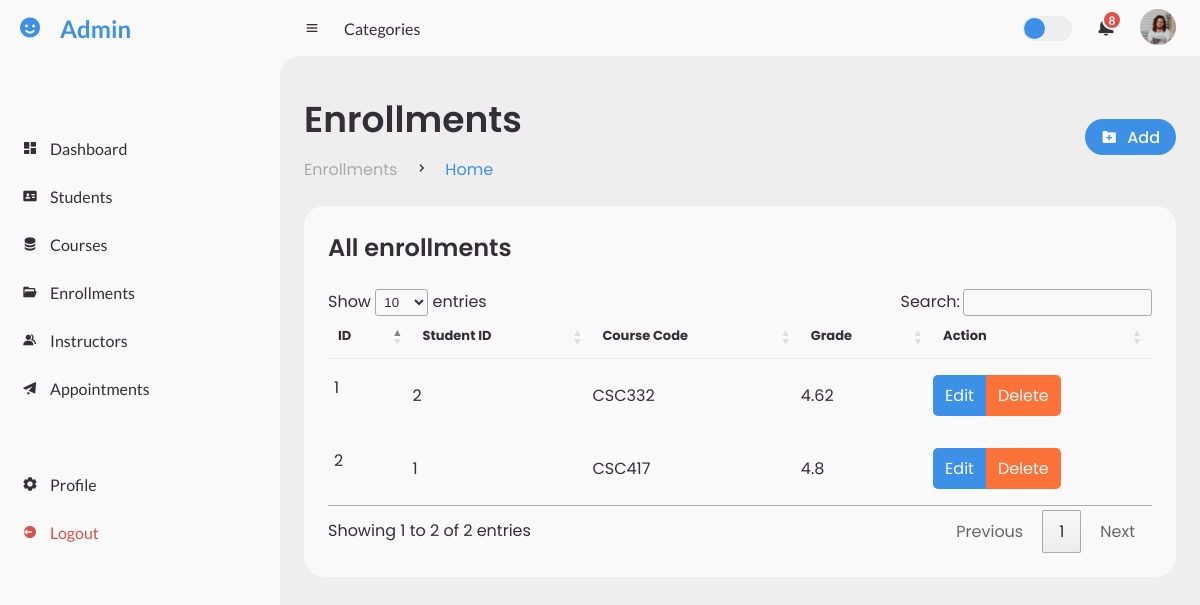
Page /view/enrollments/index.php (signed in) on the committed database.
### tables this page shows
CREATE TABLE `enrollments` (
  `id` int(11) NOT NULL,
  `student_id` int(11) NOT NULL,
  `course_id` int(11) NOT NULL,
  `grade` float NOT NULL
);

CREATE TABLE `courses` (
  `id` int(11) NOT NULL,
  `code` varchar(6) NOT NULL,
  `name` varchar(100) NOT NULL,
  `credit_hours` int(11) NOT NULL
);

### app/database.php (called while the page is built, shortened)
<?php
class Database {
	private $host;
	private $db_name;
	private $username;
	private $password;
	public $conn;
	public function __construct()
	{
		try {
			$this->conn = new PDO("mysql:host=$this->host;dbname=$this->db_name", $this->username, $this->password);
			$this->conn->setAttribute(PDO::ATTR_ERRMODE, PDO::ERRMODE_EXCEPTION);
		} catch (PDOException $e) {
			echo "Connection Error: " . $e->getMessage();
		}
	}
	private function set_variables(): void
	{
		$this->host = $_ENV['DB_HOST'];
		$this->db_name = $_ENV['DB_NAME'];
		$this->username = $_ENV['DB_USER'];
		$this->password = $_ENV['DB_PASSWORD'];
	}
	public function all(string $table): array
	{
		try {
			$sql = "SELECT * FROM $table";
			$stmt = $this->conn->prepare($sql);
			$stmt->execute();
			return $stmt->fetchAll(PDO::FETCH_ASSOC);
		} catch (PDOException $e) {
			echo "Error: " . $e->getMessage();
			return [];
		}
	}
	public function find(string $table, int $id): array
	{
		try {
			$sql = "SELECT * FROM $table WHERE id = :id";
			$stmt = $this->conn->prepare($sql);
			$stmt->bindValue(':id', $id);
			$stmt->execute();
			$result = $stmt->fetch(PDO::FETCH_ASSOC);
			return $result;
		} catch (PDOException $e) {
			echo 'Error: ' . $e->getMessage();
			return [];
		}
	}
}

### view/enrollments/index.php (the view, shortened to what this page needs)
<?php
include_once('../partials/header.php');
include_once('../partials/sidebar.php');
$db = new Database();
$enrollments = $db->all('enrollments');
?>
<section id="content">
    <?php include_once('../partials/navbar.php') ?>
    <main>
        <div class="head-title">
            <div class="left">
                <h1>Enrollments</h1>
                <ul class="breadcrumb">
                    <li>
                        <a href="#">Enrollments</a>
                    </li>
                    <li><i class='bx bx-chevron-right'></i></li>
                    <li>
                        <a class="active" href="#">Home</a>
                    </li>
                </ul>
            </div>
            <a href="create.php" class="btn-download">
                <i class='bx bxs-folder-plus'></i>
                <span class="text">Add</span>
            </a>
        </div>
        <div class="table-data">
            <div class="ls-tables">
                <div class="order">
                    <div class="head">
                        <h3>All enrollments</h3>
                    </div>
                    <table id="enrollments-table">
                        <thead>
                            <tr>
                                <th>ID</th>
                                <th>Student ID</th>
                                <th>Course Code</th>
                                <th>Grade</th>
                                <th>Action</th>
                            </tr>
                        </thead>
                        <tbody>
                            <?php foreach($enrollments as $enrollment): ?>
                            <?php
                                $course_code = $db->find('courses', $enrollment['course_id'])['code'];
                            ?>
                            <tr>
                                <td><?= $enrollment['id'] ?></td>
                                <td><?= $enrollment['student_id'] ?></td>
                                <td><?= $course_code ?></td>
                                <td><?= $enrollment['grade'] ?></td>
                                <td>
                                    <div class="tabgroup">
                                        <span class="tab-item edit"><a href="edit.php?id=<?= $enrollment['id'] ?>">Edit</a></span>
                                        <span class="tab-item delete"><a href="<?= $root . 'app/delete.php?table=enrollments&id=' . $enrollment['id'] ?>" onclick="return confirm('Are you sure you want to delete <?= $enrollment['id'] ?>?')">Delete</a></span>
                                    </div>
                                </td>
                            </tr>
                            <?php endforeach ?>
                        </tbody>
                    </table>
                </div>
            </div>
        </div>
    </main>
</section>
<?php include_once('../partials/footer.php') ?>

### assets/css/style.css (style rules this page uses)
* { margin: 0; padding: 0; box-sizing: border-box; }
a { text-decoration: none; }
li { list-style: none; }
:root { --poppins: 'Poppins', sans-serif; --lato: 'Lato', sans-serif; --light: #F9F9F9; --blue: #3C91E6; --light-blue: #CFE8FF; --grey: #eee; --dark-grey: #AAAAAA; --dark: #342E37; --red: #DB504A; --yellow: #FFCE26; --light-yellow: #FFF2C6; --orange: #FD7238; --light-orange: #FFE0D3; }
html { overflow-x: hidden; }
body { background: var(--grey); overflow-x: hidden; }
#content { position: relative; width: calc(100% - 280px); left: 280px; transition: .3s ease; }
#content main { width: 100%; padding: 36px 24px; font-family: var(--poppins); max-height: calc(100vh - 56px); overflow-y: auto; }
#content main .head-title { display: flex; align-items: center; justify-content: space-between; grid-gap: 16px; flex-wrap: wrap; }
#content main .head-title .left h1 { font-size: 36px; font-weight: 600; margin-bottom: 10px; color: var(--dark); }
#content main .head-title .left .breadcrumb { display: flex; align-items: center; grid-gap: 16px; }
#content main .head-title .left .breadcrumb li { color: var(--dark); }
#content main .head-title .left .breadcrumb li a { color: var(--dark-grey); pointer-events: none; }
#content main .head-title .left .breadcrumb li a.active { color: var(--blue); pointer-events: unset; }
#content main .head-title .btn-download { height: 36px; padding: 0 16px; border-radius: 36px; background: var(--blue); color: var(--light); display: flex; justify-content: center; align-items: center; grid-gap: 10px; font-weight: 500; }
#content main .table-data { display: flex; flex-wrap: wrap; grid-gap: 24px; margin-top: 24px; width: 100%; color: var(--dark); }
#content main .table-data > div { border-radius: 20px; background: var(--light); padding: 24px; overflow-x: auto; }
#content main .table-data .head { display: flex; align-items: center; grid-gap: 16px; margin-bottom: 24px; }
#content main .table-data .head h3 { margin-right: auto; font-size: 24px; font-weight: 600; }
#content main .table-data .ls-tables { flex-grow: 1; flex-basis: 500px; }
#content main .table-data .ls-tables table { width: 100%; border-collapse: collapse; }
#content main .table-data .ls-tables table th { padding-bottom: 12px; font-size: 13px; text-align: left; border-bottom: 1px solid var(--grey); }
#content main .table-data .ls-tables table td { padding: 16px 0; }
#content main .table-data .ls-tables table tr td:first-child { display: flex; align-items: center; grid-gap: 12px; padding-left: 6px; }
#content main .table-data .ls-tables table tr td div.tabgroup { display: flex; align-items: center; justify-content: left; }
#content main .table-data .ls-tables table tr td div.tabgroup span.tab-item { display: inline-block; margin: 0; padding: 8px 12px; background-color: var(--blue); color: var(--light); }
#content main .table-data .ls-tables table tr td div.tabgroup span.tab-item a { color: inherit; }
#content main .table-data .ls-tables table tr td div.tabgroup span.edit { background-color: var(--blue); border-top-left-radius: 5px; border-bottom-left-radius: 5px; }
#content main .table-data .ls-tables table tr td div.tabgroup span.delete { background-color: var(--orange); border-top-right-radius: 5px; border-bottom-right-radius: 5px; }

### rows in the picture
enrollments: id "1", student "2", course.code "CSC332", grade "4.62"
enrollments: id "2", student "1", course.code "CSC417", grade "4.8"
